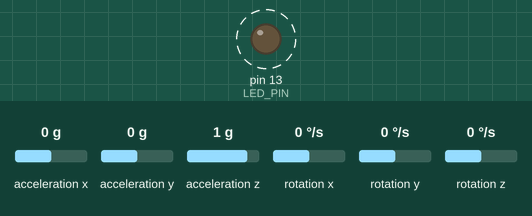
Bench run of a sketch on a simulated Arduino Uno, built with avr-gcc and run on an emulated ATmega328P. On the bench: output pins drawn as LEDs (lit = HIGH). Dashed ring = blinking. The inputs (shaded band) are chosen by the test bench; at power-on: acceleration x 0 g, acceleration y 0 g, rotation x 0 °/s, acceleration z 1 g, rotation y 0 °/s, rotation z 0 °/s. What the sketch prints to the serial monitor is not drawn.

Above: at 0.79 s.
1.3 s: acceleration x set to -1.4 g
4.3 s: acceleration y set to -1.4 g
7.3 s: rotation x set to 100 °/s
10.3 s: acceleration z set to -1.4 g
Timing chart, 0 to 14.3 s (numbered marks = the images above; inputs shaded):
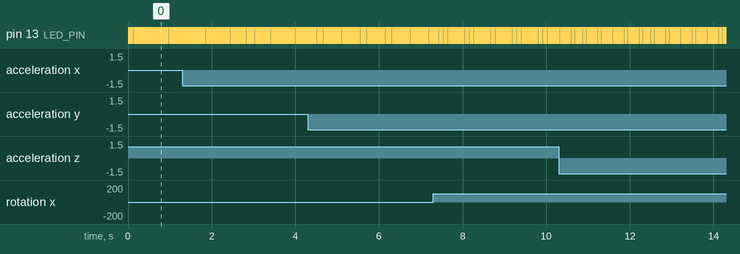

Measured:
- by itself, pin 13 (LED_PIN): alternates HIGH for 0.01 s and LOW for 0.01 s

The sketch:

IMUI2CJeffVersionNAYjY160304.ino
```cpp
// I2C device class (I2Cdev) demonstration Arduino sketch for MPU6050 class
// 10/7/2011 by Jeff Rowberg <jeff@rowberg.net>
// Updates should (hopefully) always be available at https://github.com/jrowberg/i2cdevlib
//
// Changelog:
//      2013-05-08 - added multiple output formats
//                 - added seamless Fastwire support
//      2011-10-07 - initial release

/* ============================================
I2Cdev device library code is placed under the MIT license
Copyright (c) 2011 Jeff Rowberg
Permission is hereby granted, free of charge, to any person obtaining a copy
of this software and associated documentation files (the "Software"), to deal
in the Software without restriction, including without limitation the rights
to use, copy, modify, merge, publish, distribute, sublicense, and/or sell
copies of the Software, and to permit persons to whom the Software is
furnished to do so, subject to the following conditions:
The above copyright notice and this permission notice shall be included in
all copies or substantial portions of the Software.
THE SOFTWARE IS PROVIDED "AS IS", WITHOUT WARRANTY OF ANY KIND, EXPRESS OR
IMPLIED, INCLUDING BUT NOT LIMITED TO THE WARRANTIES OF MERCHANTABILITY,
FITNESS FOR A PARTICULAR PURPOSE AND NONINFRINGEMENT. IN NO EVENT SHALL THE
AUTHORS OR COPYRIGHT HOLDERS BE LIABLE FOR ANY CLAIM, DAMAGES OR OTHER
LIABILITY, WHETHER IN AN ACTION OF CONTRACT, TORT OR OTHERWISE, ARISING FROM,
OUT OF OR IN CONNECTION WITH THE SOFTWARE OR THE USE OR OTHER DEALINGS IN
THE SOFTWARE.
===============================================
*/

// I2Cdev and MPU6050 must be installed as libraries, or else the .cpp/.h files
// for both classes must be in the include path of your project
#include "I2Cdev.h"
#include "MPU6050.h"


// Arduino Wire library is required if I2Cdev I2CDEV_ARDUINO_WIRE implementation
// is used in I2Cdev.h
#if I2CDEV_IMPLEMENTATION == I2CDEV_ARDUINO_WIRE
    #include "Wire.h"
#endif


// class default I2C address is 0x68
// specific I2C addresses may be passed as a parameter here
// AD0 low = 0x68 (default for InvenSense evaluation board)
// AD0 high = 0x69
MPU6050 accelgyro;
//MPU6050 accelgyro(0x69); // <-- use for AD0 high

int16_t ax, ay, az;
int16_t gx, gy, gz;

float Ax,Ay,Az;
float Gx=0,Gy=0,Gz=0;
//float Gxold=0,Gyold=0,Gzold=0;

#define GYsens 32.6
#define ACsens 4096

#define sampleFreq  512.0f


// uncomment "OUTPUT_READABLE_ACCELGYRO" if you want to see a tab-separated
// list of the accel X/Y/Z and then gyro X/Y/Z values in decimal. Easy to read,
// not so easy to parse, and slow(er) over UART.
#define OUTPUT_READABLE_ACCELGYRO

// uncomment "OUTPUT_BINARY_ACCELGYRO" to send all 6 axes of data as 16-bit
// binary, one right after the other. This is very fast (as fast as possible
// without compression or data loss), and easy to parse, but impossible to read
// for a human.
//#define OUTPUT_BINARY_ACCELGYRO

// Generic catch-all implementation.
template <typename T_ty> struct TypeInfo { static const char * name; };
template <typename T_ty> const char * TypeInfo<T_ty>::name = "unknown";

// Handy macro to make querying stuff easier.
#define TYPE_NAME(var) TypeInfo< typeof(var) >::name

// Handy macro to make defining stuff easier.
#define MAKE_TYPE_INFO(type)  template <> const char * TypeInfo<type>::name = #type;

// Type-specific implementations.
MAKE_TYPE_INFO( int )
MAKE_TYPE_INFO( float )
MAKE_TYPE_INFO( short )


#define LED_PIN 13
bool blinkState = false;

void setup() {
    // join I2C bus (I2Cdev library doesn't do this automatically)
    #if I2CDEV_IMPLEMENTATION == I2CDEV_ARDUINO_WIRE
        Wire.begin();
    #elif I2CDEV_IMPLEMENTATION == I2CDEV_BUILTIN_FASTWIRE
        Fastwire::setup(400, true);
    #endif

    // initialize serial communication
    // (38400 chosen because it works as well at 8MHz as it does at 16MHz, but
    // it's really up to you depending on your project)
    Serial.begin(38400);

    // initialize device
    Serial.println("Initializing I2C devices...");
    accelgyro.initialize();

    // verify connection
    Serial.println("Testing device connections...");
    Serial.println(accelgyro.testConnection() ? "MPU6050 connection successful" : "MPU6050 connection failed");

    // use the code below to change accel/gyro offset values
    /*
    Serial.println("Updating internal sensor offsets...");
    // -76  -2359 1688  0 0 0
    Serial.print(accelgyro.getXAccelOffset()); Serial.print("\t"); // -76
    Serial.print(accelgyro.getYAccelOffset()); Serial.print("\t"); // -2359
    Serial.print(accelgyro.getZAccelOffset()); Serial.print("\t"); // 1688
    Serial.print(accelgyro.getXGyroOffset()); Serial.print("\t"); // 0
    Serial.print(accelgyro.getYGyroOffset()); Serial.print("\t"); // 0
    Serial.print(accelgyro.getZGyroOffset()); Serial.print("\t"); // 0
    Serial.print("\n");
    accelgyro.setXGyroOffset(220);
    accelgyro.setYGyroOffset(76);
    accelgyro.setZGyroOffset(-85);
    Serial.print(accelgyro.getXAccelOffset()); Serial.print("\t"); // -76
    Serial.print(accelgyro.getYAccelOffset()); Serial.print("\t"); // -2359
    Serial.print(accelgyro.getZAccelOffset()); Serial.print("\t"); // 1688
    Serial.print(accelgyro.getXGyroOffset()); Serial.print("\t"); // 0
    Serial.print(accelgyro.getYGyroOffset()); Serial.print("\t"); // 0
    Serial.print(accelgyro.getZGyroOffset()); Serial.print("\t"); // 0
    Serial.print("\n");
    */

    // configure Arduino LED for
    pinMode(LED_PIN, OUTPUT);
}

void loop() {
    // read raw accel/gyro measurements from device
    accelgyro.getMotion6(&ax, &ay, &az, &gx, &gy, &gz);

    // these methods (and a few others) are also available
    //accelgyro.getAcceleration(&ax, &ay, &az);
    //accelgyro.getRotation(&gx, &gy, &gz);
    Ax=ax; Ay=ay; Az=az;
    Gx=gx; Gy=gy; Gz=gz;
    Ax=Ax/ACsens; Ay=Ay/ACsens; Az=Az/ACsens;
    Gx=Gx/GYsens; Gy=Gy/GYsens; Gz=Gz/GYsens;
//    Gx+=Gxold; Gxold=Gx;
//    Gy+=Gyold; Gyold=Gy;
//    Gz+=Gzold; Gzold=Gz;


   //Serial.println(TYPE_NAME(Gx) );


    #ifdef OUTPUT_READABLE_ACCELGYRO
        // display tab-separated accel/gyro x/y/z values
        Serial.print("a/g:\t");
        Serial.print(Ax,4); Serial.print("\t");
        Serial.print(Ay,4); Serial.print("\t");
        Serial.print(Az,4); Serial.print("\t");
        Serial.print(Gx,4); Serial.print("\t");
        Serial.print(Gy,4); Serial.print("\t");
        Serial.println(Gz,4);
    #endif

    #ifdef OUTPUT_BINARY_ACCELGYRO
        Serial.write((uint8_t)(ax >> 8)); Serial.write((uint8_t)(ax & 0xFF));
        Serial.write((uint8_t)(ay >> 8)); Serial.write((uint8_t)(ay & 0xFF));
        Serial.write((uint8_t)(az >> 8)); Serial.write((uint8_t)(az & 0xFF));
        Serial.write((uint8_t)(gx >> 8)); Serial.write((uint8_t)(gx & 0xFF));
        Serial.write((uint8_t)(gy >> 8)); Serial.write((uint8_t)(gy & 0xFF));
        Serial.write((uint8_t)(gz >> 8)); Serial.write((uint8_t)(gz & 0xFF));
    #endif

    // blink LED to indicate activity
    blinkState = !blinkState;
    digitalWrite(LED_PIN, blinkState);
}
```
